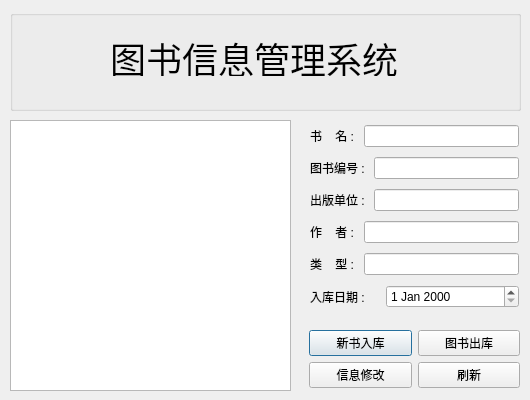
<?xml version="1.0" encoding="UTF-8"?>
<ui version="4.0">
 <class>adBookDialog</class>
 <widget class="QDialog" name="adBookDialog">
  <property name="geometry">
   <rect>
    <x>0</x>
    <y>0</y>
    <width>530</width>
    <height>400</height>
   </rect>
  </property>
  <property name="windowTitle">
   <string>Dialog</string>
  </property>
  <widget class="QGroupBox" name="groupBox">
   <property name="geometry">
    <rect>
     <x>10</x>
     <y>10</y>
     <width>511</width>
     <height>101</height>
    </rect>
   </property>
   <property name="title">
    <string/>
   </property>
   <widget class="QLabel" name="label_8">
    <property name="geometry">
     <rect>
      <x>100</x>
      <y>30</y>
      <width>288</width>
      <height>36</height>
     </rect>
    </property>
    <property name="font">
     <font>
      <pointsize>27</pointsize>
     </font>
    </property>
    <property name="text">
     <string>图书信息管理系统</string>
    </property>
   </widget>
  </widget>
  <widget class="QTableView" name="tableView">
   <property name="geometry">
    <rect>
     <x>10</x>
     <y>120</y>
     <width>281</width>
     <height>271</height>
    </rect>
   </property>
  </widget>
  <widget class="QWidget" name="">
   <property name="geometry">
    <rect>
     <x>309</x>
     <y>330</y>
     <width>211</width>
     <height>58</height>
    </rect>
   </property>
   <layout class="QVBoxLayout" name="verticalLayout_2">
    <item>
     <layout class="QHBoxLayout" name="horizontalLayout_8">
      <item>
       <widget class="QPushButton" name="pushButton">
        <property name="text">
         <string>新书入库</string>
        </property>
       </widget>
      </item>
      <item>
       <widget class="QPushButton" name="pushButton_2">
        <property name="text">
         <string>图书出库</string>
        </property>
       </widget>
      </item>
     </layout>
    </item>
    <item>
     <layout class="QHBoxLayout" name="horizontalLayout_9">
      <item>
       <widget class="QPushButton" name="pushButton_3">
        <property name="text">
         <string>信息修改</string>
        </property>
       </widget>
      </item>
      <item>
       <widget class="QPushButton" name="pushButton_4">
        <property name="text">
         <string>刷新</string>
        </property>
       </widget>
      </item>
     </layout>
    </item>
   </layout>
  </widget>
  <widget class="QWidget" name="">
   <property name="geometry">
    <rect>
     <x>310</x>
     <y>121</y>
     <width>209</width>
     <height>191</height>
    </rect>
   </property>
   <layout class="QVBoxLayout" name="verticalLayout">
    <item>
     <layout class="QHBoxLayout" name="horizontalLayout">
      <item>
       <widget class="QLabel" name="label_2">
        <property name="text">
         <string>书    名 : </string>
        </property>
       </widget>
      </item>
      <item>
       <widget class="QLineEdit" name="lineEdit">
        <property name="alignment">
         <set>Qt::AlignRight|Qt::AlignTrailing|Qt::AlignVCenter</set>
        </property>
       </widget>
      </item>
     </layout>
    </item>
    <item>
     <layout class="QHBoxLayout" name="horizontalLayout_2">
      <item>
       <widget class="QLabel" name="label_3">
        <property name="text">
         <string>图书编号 : </string>
        </property>
       </widget>
      </item>
      <item>
       <widget class="QLineEdit" name="lineEdit_2">
        <property name="alignment">
         <set>Qt::AlignRight|Qt::AlignTrailing|Qt::AlignVCenter</set>
        </property>
       </widget>
      </item>
     </layout>
    </item>
    <item>
     <layout class="QHBoxLayout" name="horizontalLayout_4">
      <item>
       <widget class="QLabel" name="label_5">
        <property name="text">
         <string>出版单位 : </string>
        </property>
       </widget>
      </item>
      <item>
       <widget class="QLineEdit" name="lineEdit_3">
        <property name="alignment">
         <set>Qt::AlignRight|Qt::AlignTrailing|Qt::AlignVCenter</set>
        </property>
       </widget>
      </item>
     </layout>
    </item>
    <item>
     <layout class="QHBoxLayout" name="horizontalLayout_5">
      <item>
       <widget class="QLabel" name="label_6">
        <property name="text">
         <string>作    者 : </string>
        </property>
       </widget>
      </item>
      <item>
       <widget class="QLineEdit" name="lineEdit_4">
        <property name="alignment">
         <set>Qt::AlignRight|Qt::AlignTrailing|Qt::AlignVCenter</set>
        </property>
       </widget>
      </item>
     </layout>
    </item>
    <item>
     <layout class="QHBoxLayout" name="horizontalLayout_6">
      <item>
       <widget class="QLabel" name="label_7">
        <property name="text">
         <string>类    型 : </string>
        </property>
       </widget>
      </item>
      <item>
       <widget class="QLineEdit" name="lineEdit_5">
        <property name="alignment">
         <set>Qt::AlignRight|Qt::AlignTrailing|Qt::AlignVCenter</set>
        </property>
       </widget>
      </item>
     </layout>
    </item>
    <item>
     <layout class="QHBoxLayout" name="horizontalLayout_3">
      <item>
       <widget class="QLabel" name="label_4">
        <property name="text">
         <string>入库日期 : </string>
        </property>
       </widget>
      </item>
      <item>
       <widget class="QDateEdit" name="dateEdit">
        <property name="minimumSize">
         <size>
          <width>133</width>
          <height>0</height>
         </size>
        </property>
        <property name="maximumSize">
         <size>
          <width>133</width>
          <height>16777215</height>
         </size>
        </property>
       </widget>
      </item>
     </layout>
    </item>
   </layout>
  </widget>
 </widget>
 <resources/>
 <connections/>
</ui>
